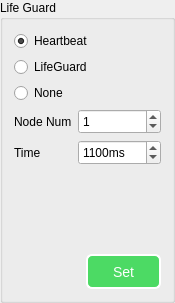
           <widget class="QGroupBox" name="groupBox_4">
            <property name="sizePolicy">
             <sizepolicy hsizetype="Minimum" vsizetype="Preferred">
              <horstretch>0</horstretch>
              <verstretch>0</verstretch>
             </sizepolicy>
            </property>
            <property name="maximumSize">
             <size>
              <width>150</width>
              <height>16777215</height>
             </size>
            </property>
            <property name="title">
             <string>Life Guard</string>
            </property>
            <layout class="QGridLayout" name="gridLayout_19">
             <item row="0" column="0">
              <widget class="QRadioButton" name="radiob_heartBeat">
               <property name="text">
                <string>Heartbeat</string>
               </property>
               <property name="checked">
                <bool>true</bool>
               </property>
              </widget>
             </item>
             <item row="1" column="0">
              <widget class="QRadioButton" name="dataFrame_3">
               <property name="text">
                <string>LifeGuard</string>
               </property>
               <property name="checked">
                <bool>false</bool>
               </property>
              </widget>
             </item>
             <item row="2" column="0">
              <widget class="QRadioButton" name="dataFrame_4">
               <property name="text">
                <string>None</string>
               </property>
               <property name="checked">
                <bool>false</bool>
               </property>
              </widget>
             </item>
             <item row="3" column="0">
              <layout class="QGridLayout" name="gridLayout_7">
               <item row="0" column="0">
                <widget class="QLabel" name="rawFilterLabel_3">
                 <property name="text">
                  <string>Node Num</string>
                 </property>
                </widget>
               </item>
               <item row="0" column="1">
                <widget class="QSpinBox" name="spinBox_nodeNum">
                 <property name="minimumSize">
                  <size>
                   <width>0</width>
                   <height>25</height>
                  </size>
                 </property>
                 <property name="maximum">
                  <number>127</number>
                 </property>
                 <property name="value">
                  <number>1</number>
                 </property>
                </widget>
               </item>
               <item row="1" column="0">
                <widget class="QLabel" name="rawFilterLabel_6">
                 <property name="text">
                  <string>Time</string>
                 </property>
                </widget>
               </item>
               <item row="1" column="1">
                <widget class="QSpinBox" name="spinBox_guardTime">
                 <property name="minimumSize">
                  <size>
                   <width>0</width>
                   <height>25</height>
                  </size>
                 </property>
                 <property name="suffix">
                  <string>ms</string>
                 </property>
                 <property name="maximum">
                  <number>999999999</number>
                 </property>
                 <property name="singleStep">
                  <number>1000</number>
                 </property>
                 <property name="value">
                  <number>1100</number>
                 </property>
                </widget>
               </item>
              </layout>
             </item>
             <item row="4" column="0">
              <spacer name="verticalSpacer_6">
               <property name="orientation">
                <enum>Qt::Vertical</enum>
               </property>
               <property name="sizeHint" stdset="0">
                <size>
                 <width>20</width>
                 <height>83</height>
                </size>
               </property>
              </spacer>
             </item>
             <item row="5" column="0">
              <layout class="QHBoxLayout" name="horizontalLayout_11">
               <item>
                <spacer name="horizontalSpacer_9">
                 <property name="orientation">
                  <enum>Qt::Horizontal</enum>
                 </property>
                 <property name="sizeHint" stdset="0">
                  <size>
                   <width>107</width>
                   <height>20</height>
                  </size>
                 </property>
                </spacer>
               </item>
               <item>
                <widget class="QPushButton" name="pushButton_guardSet">
                 <property name="sizePolicy">
                  <sizepolicy hsizetype="Minimum" vsizetype="Fixed">
                   <horstretch>0</horstretch>
                   <verstretch>0</verstretch>
                  </sizepolicy>
                 </property>
                 <property name="minimumSize">
                  <size>
                   <width>75</width>
                   <height>35</height>
                  </size>
                 </property>
                 <property name="maximumSize">
                  <size>
                   <width>16777215</width>
                   <height>35</height>
                  </size>
                 </property>
                 <property name="styleSheet">
                  <string notr="true">QPushButton{
    background-color: rgb(76, 218, 100);
	border-style: outset;
    border-width: 2px;
	border-radius: 6px;
    color: white;
	font-size: 14px;
}

QPushButton:hover{
    background-color: rgb(110, 230, 120);
}

QPushButton:pressed{
    background-color: rgb(50, 200, 80);
}

QPushButton:disabled{
    background-color: gray;
}</string>
                 </property>
                 <property name="text">
                  <string>Set</string>
                 </property>
                </widget>
               </item>
              </layout>
             </item>
            </layout>
           </widget>
